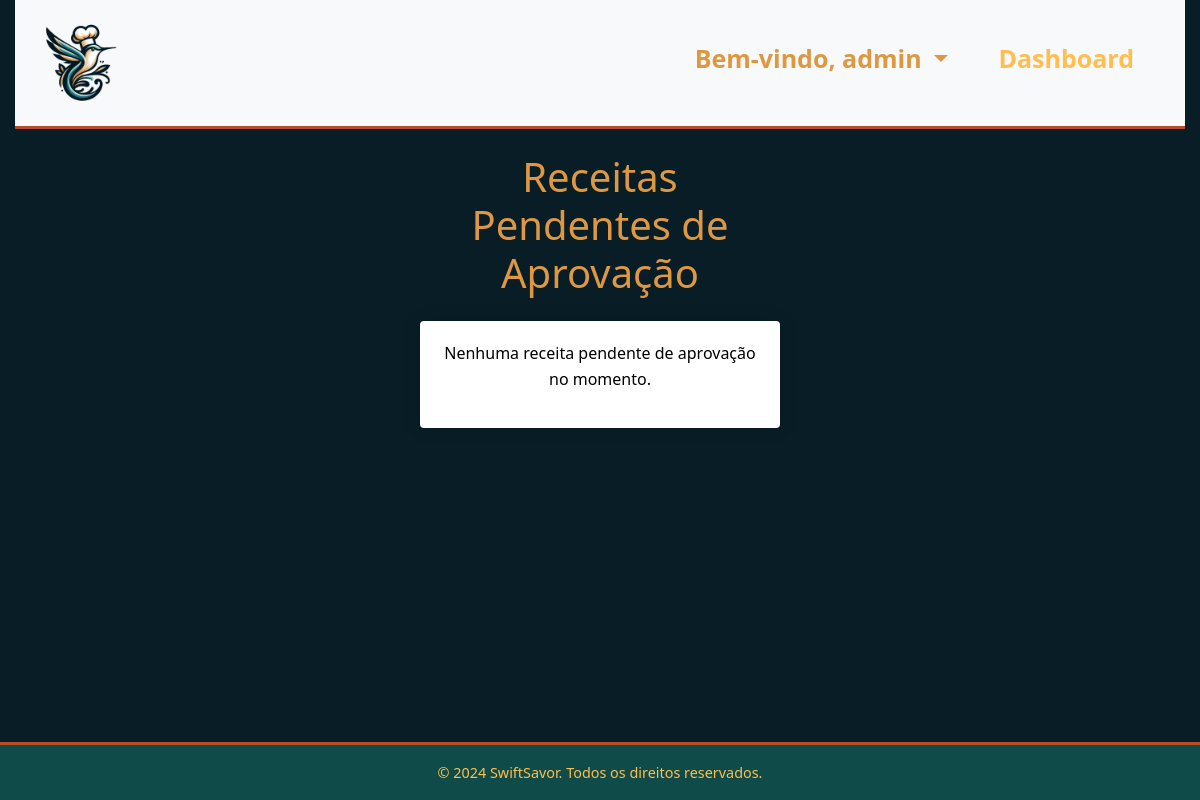
Page /recipes/receitas_pendentes/ (signed in) on the earlier database version.
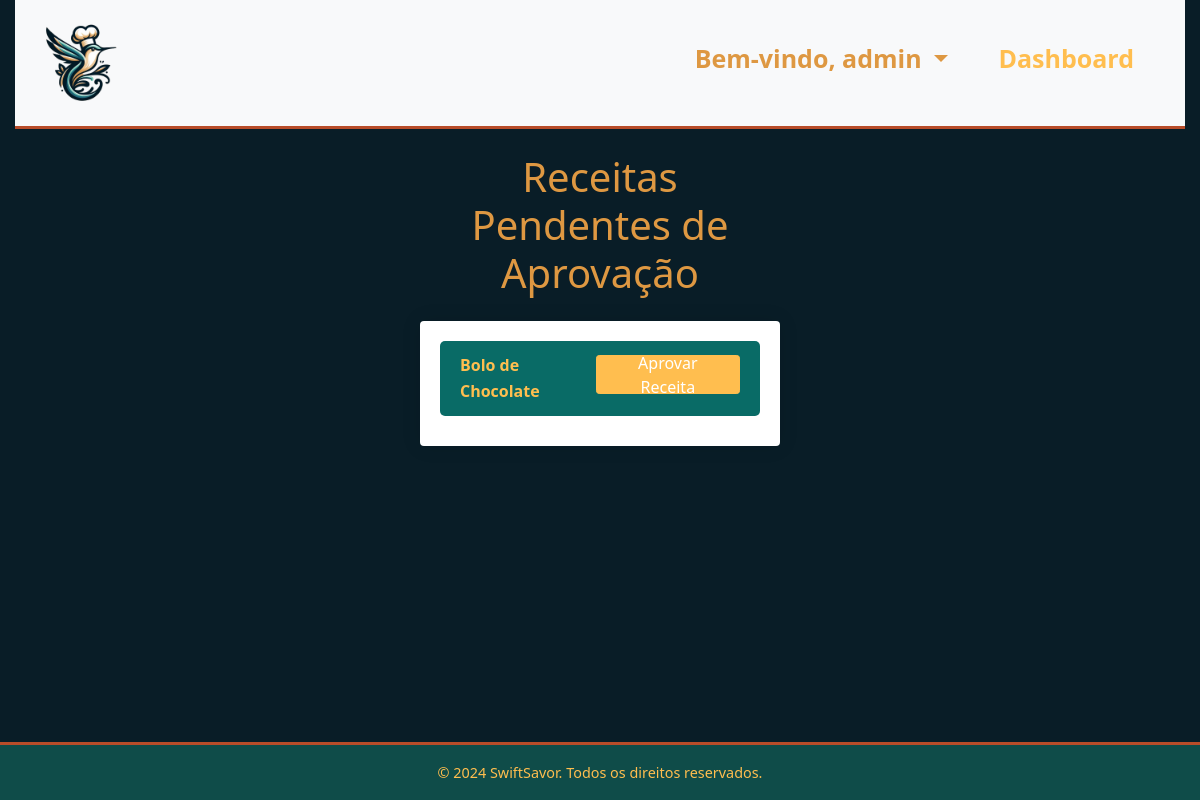
Same page on the later database version.
### recipes/models.py (models this page shows, shortened)
class Receita(models.Model):
    nome = models.CharField(max_length=200)
    ingredientes = models.ManyToManyField(Ingrediente)
    instruções = models.TextField()
    usuario = models.ForeignKey(User, on_delete=models.SET_NULL, null=True, blank=True)
    data_cadastro = models.DateField(auto_now_add=False, default=timezone.now)
    aprovada = models.BooleanField(default=False)

### recipes/views.py (the view)
# urls.py: path('receitas_pendentes/', views.lista_pendentes, name='lista_pendentes'),
@user_passes_test(lambda u: u.is_staff, login_url='index')
def lista_pendentes(request):
    receitas_pendentes = Receita.objects.filter(aprovada=False)
    return render(request, 'recipes/lista_pendentes.html', {'receitas_pendentes': receitas_pendentes})

### recipes/templates/recipes/lista_pendentes.html (shortened to what this page needs)
{% extends 'main/base.html' %}
{% block content %}
<div class="container-fluid mt-4 receitas-pendentes-container">
    <div class="row justify-content-center">
        <div class="col-md-4">
            <h1 class="mb-4 text-center">Receitas Pendentes de Aprovação</h1>
            <div class="card">
                <div class="card-body">
                    {% if receitas_pendentes %}
                        <ul class="list-group">
                            {% for receita in receitas_pendentes %}
                                <li class="list-group-item">
                                    <a href="{% url 'detalhes_receita' receita.id %}">{{ receita.nome }}</a>
                                    <form method="post" action="{% url 'aprovar_receita' receita.id %}" class="d-inline">
                                        <button type="submit" class="btn btn-success btn-sm float-right">Aprovar Receita</button>
                                    </form>
                                </li>
                            {% endfor %}
                        </ul>
                    {% else %}
                        <p class="text-center no-receitas-message">Nenhuma receita pendente de aprovação no momento.</p>
                    {% endif %}
                </div>
            </div>
        </div>
    </div>
</div>
{% endblock %}

### main/templates/main/base.html (shortened to what this page needs)
{% load static %}
<!DOCTYPE html>
<html lang="pt-BR">
<head>
    <link rel="stylesheet" href="https://stackpath.bootstrapcdn.com/bootstrap/4.3.1/css/bootstrap.min.css">
    <link rel="stylesheet" href="{% static 'main/css/styles.css' %}">
    <link rel="stylesheet" href="https://cdnjs.cloudflare.com/ajax/libs/font-awesome/5.15.3/css/all.min.css">
    <link rel="stylesheet" href="https://cdnjs.cloudflare.com/ajax/libs/font-awesome/6.0.0/css/all.min.css" />
</head>
<body>
    <div class="container-fluid">
        <nav class="navbar navbar-expand-lg navbar-light bg-light">
            <a href="{% url 'index' %}" class="navbar-brand">
                <img src="{% static 'main/logo.png' %}" alt="SwiftSavor Logo" height="100">
            </a>
            <div class="collapse navbar-collapse justify-content-end" id="navbarNav">
                <ul class="navbar-nav">
                    {% if user.is_authenticated %}
                        <li class="nav-item dropdown">
                            <a class="nav-link dropdown-toggle px3" href="#" id="navbarDropdownUsuario" role="button" data-toggle="dropdown" aria-haspopup="true" aria-expanded="false">
                                Bem-vindo, {{ user.username }}
                            </a>
                        </li>
                        {% if user.is_staff %}
                            <li class="nav-item">
                                <a class="nav-link px3" href="{% url 'admin_dashboard' %}">Dashboard</a>
                            </li>
                        {% endif %}
                    {% endif %}
                </ul>
            </div>
        </nav>
        {% block content %}{% endblock %}
    </div>
    <footer class="footer mt-auto py-3">
        <div class="container-fluid">
            <p class="mb-0 w-100 text-center">&copy; 2024 SwiftSavor. Todos os direitos reservados.</p>
        </div>
    </footer>
</body>
</html>

### main/static/main/css/styles.css (style rules this page uses)
* { margin: 0; padding: 0; box-sizing: border-box; }
body { background-color: #091d27; color: #ffffff; font-family: 'Segoe UI', Tahoma, Geneva, Verdana, sans-serif; font-size: 1rem; line-height: 1.6; min-height: 100vh; display: flex; flex-direction: column; }
a { color: #409094; text-decoration: none; }
.footer { background-color: #0f4c49; color: #ffbe4f; padding: 10px 0; text-align: center; border-top: 3px solid #b84c29; font-size: 0.9rem; }
.navbar { background-color: #409094; border-bottom: 3px solid #b84c29; min-height: 80px; width: 100%; display: flex; justify-content: space-between; align-items: center; }
.navbar .navbar-brand, .navbar .nav-link, .navbar .dropdown-item, .navbar .nav-item.dropdown > .nav-link { color: #de9842; transition: color 0.3s ease-in-out; }
.navbar-nav { align-items: center; display: flex; line-height: 20px; margin-top: auto; margin-bottom: auto; flex-wrap: wrap; }
.navbar-nav > .nav-item { margin-right: 20px; margin-bottom: 10px; }
.navbar .nav-link.px3 { color: #ffbe4f; font-weight: bold; font-size: 25px; text-decoration: none; padding: 0 15px; transition: color 0.3s ease-in-out; }
h1, h2, h3, h4, h5, h6 { color: #de9842; line-height: 1.2; }
.btn { font-size: 1rem; padding: 0.5rem 1rem; height: 2.4rem; text-align: center; display: flex; justify-content: center; align-items: center; margin-bottom: 0.5rem; }
.receitas-pendentes-container { margin-top: 40px; }
.receitas-pendentes-container .card { border: none; box-shadow: 0 0 20px rgba(0, 0, 0, 0.1); }
.receitas-pendentes-container .card-body { padding: 20px; }
.receitas-pendentes-container .list-group-item { border: none; border-radius: 5px; margin-bottom: 10px; background-color: #096b66; }
.receitas-pendentes-container .list-group-item a { color: #ffbe4f; font-weight: bold; text-decoration: none; }
.receitas-pendentes-container .btn-success { background-color: #ffbe4f; border-color: #ffbe4f; }
.list-group-item { display: flex; justify-content: space-between; align-items: center; }

Differences in the rows shown:
added Receita: nome "Bolo de Chocolate"
Other differences:
text no longer shown: "Nenhuma receita pendente de aprovação no momento."
